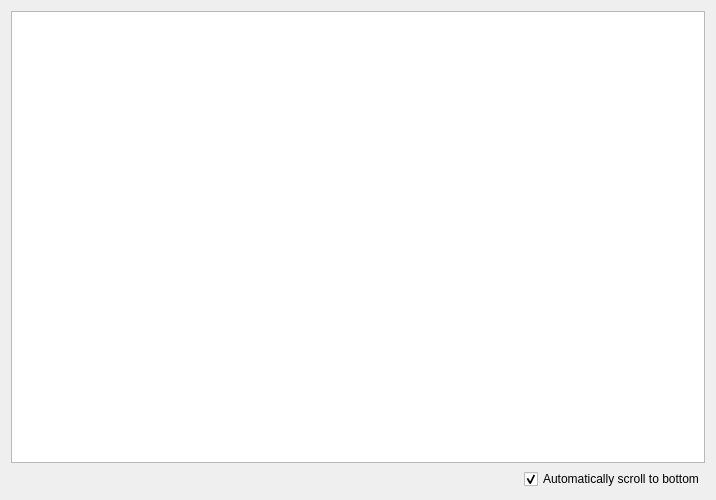
<?xml version="1.0" encoding="UTF-8"?>
<ui version="4.0">
 <class>CanViewer</class>
 <widget class="QWidget" name="CanViewer">
  <property name="geometry">
   <rect>
    <x>0</x>
    <y>0</y>
    <width>716</width>
    <height>500</height>
   </rect>
  </property>
  <property name="windowTitle">
   <string>LibreTuner - CAN Log</string>
  </property>
  <layout class="QVBoxLayout" name="verticalLayout">
   <item>
    <widget class="CanLogView" name="logView">
     <property name="frameShape">
      <enum>QFrame::StyledPanel</enum>
     </property>
     <property name="editTriggers">
      <set>QAbstractItemView::NoEditTriggers</set>
     </property>
     <property name="selectionMode">
      <enum>QAbstractItemView::SingleSelection</enum>
     </property>
     <attribute name="horizontalHeaderHighlightSections">
      <bool>false</bool>
     </attribute>
     <attribute name="horizontalHeaderStretchLastSection">
      <bool>true</bool>
     </attribute>
     <attribute name="verticalHeaderVisible">
      <bool>false</bool>
     </attribute>
     <attribute name="verticalHeaderDefaultSectionSize">
      <number>20</number>
     </attribute>
     <attribute name="verticalHeaderHighlightSections">
      <bool>false</bool>
     </attribute>
     <attribute name="verticalHeaderMinimumSectionSize">
      <number>20</number>
     </attribute>
    </widget>
   </item>
   <item alignment="Qt::AlignRight">
    <widget class="QCheckBox" name="autoScroll">
     <property name="layoutDirection">
      <enum>Qt::LeftToRight</enum>
     </property>
     <property name="text">
      <string>Automatically scroll to bottom</string>
     </property>
     <property name="checkable">
      <bool>true</bool>
     </property>
     <property name="checked">
      <bool>true</bool>
     </property>
     <property name="tristate">
      <bool>false</bool>
     </property>
    </widget>
   </item>
  </layout>
 </widget>
 <customwidgets>
  <customwidget>
   <class>CanLogView</class>
   <extends>QTableView</extends>
   <header>ui/canlogview.h</header>
  </customwidget>
 </customwidgets>
 <resources/>
 <connections/>
</ui>
